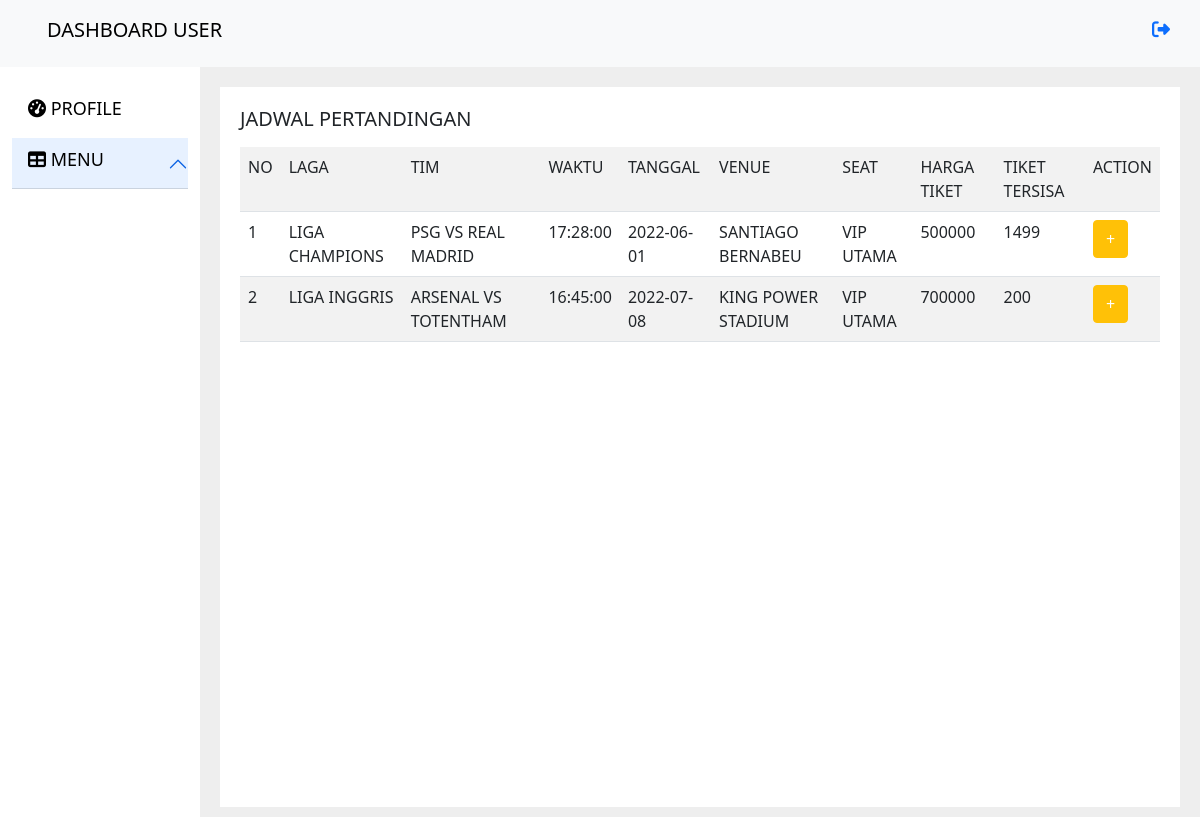
The page /Dashboard/?halaman=user-jadwalPertandingan (signed in) on the database its author committed.
### tables this page shows
CREATE TABLE `tiket` (
  `idTiket` int(11) NOT NULL,
  `jenisLaga` varchar(25) NOT NULL,
  `jenisKelas` varchar(25) NOT NULL,
  `jumlahTiket` int(12) NOT NULL,
  `hargaTiket` int(12) NOT NULL,
  `idPertandingan` int(11) NOT NULL
);

CREATE TABLE `pertandingan` (
  `idPertandingan` int(11) NOT NULL,
  `tim1` varchar(25) NOT NULL,
  `tim2` varchar(25) NOT NULL,
  `waktuTanding` time NOT NULL,
  `tanggalTanding` date NOT NULL,
  `venue` varchar(25) NOT NULL,
  `status` enum('Belum Dimulai','Selesai') NOT NULL,
  `idJenispertandingan` int(11) NOT NULL
);

### app/view/user/user-tampil-jadwalpertandingan.php (the view, shortened to what this page needs)
<h5 class="text-uppercase mb-3">Jadwal Pertandingan</h5>
<div class="table-responsive">
<table class="table table-striped table-hover">
	<tr>
		<td>No</td>
		<td>Laga</td>
		<td>Tim</td>
		<td>Waktu</td>
		<td>Tanggal</td>
		<td>Venue</td>
		<td>Seat</td>
		<td>Harga Tiket</td>
		<td>Tiket Tersisa</td>
		<td>Action</td>
	</tr>
	<?php
	$sql  = "SELECT * FROM tiket a, pertandingan b WHERE a.idPertandingan = b.idPertandingan AND b.status = 'Belum Dimulai'";
	$exe  = $conn->query($sql);
	$no = 1;
	while ($data = $exe->fetch_array()) { ?>
		<tr>
			<td><?= $no ++ ?></td>
			<td><?= $data['jenisLaga']?></td>
			<td><?= $data['tim1'] ?> VS <?= $data['tim2'] ?></td>
			<td><?= $data['waktuTanding']?></td>
			<td><?= $data['tanggalTanding']?></td>
			<td><?= $data['venue']?></td>
			<td><?= $data['jenisKelas']?></td>
			<td><?= $data['hargaTiket']?></td>
			<td><?= $data['jumlahTiket']?></td>
			<td>
				<a href="?halaman=user-jadwalPertandingan&menu=book&id=<?= $data['idTiket'] ?>" class="btn btn-warning btn-md" style="color:white">+</a>
			</td>
		</tr>
<?php }	?>
</table>

### assets/css/style.css (style rules this page uses)
table tr td { text-transform: uppercase; }

### rows shown on the page
tiket: jenisLaga "LIGA CHAMPIONS", idPertandingan.tim1 "PSG", idPertandingan.tim2 "REAL MADRID", idPertandingan.waktuTanding "17:28:00", idPertandingan.tanggalTanding "2022-06-01", idPertandingan.venue "SANTIAGO BERNABEU", jenisKelas "VIP UTAMA", hargaTiket "500000", jumlahTiket "1499"
tiket: jenisLaga "LIGA INGGRIS", idPertandingan.tim1 "ARSENAL", idPertandingan.tim2 "TOTENTHAM", idPertandingan.waktuTanding "16:45:00", idPertandingan.tanggalTanding "2022-07-08", idPertandingan.venue "KING POWER STADIUM", jenisKelas "VIP UTAMA", hargaTiket "700000", jumlahTiket "200"
